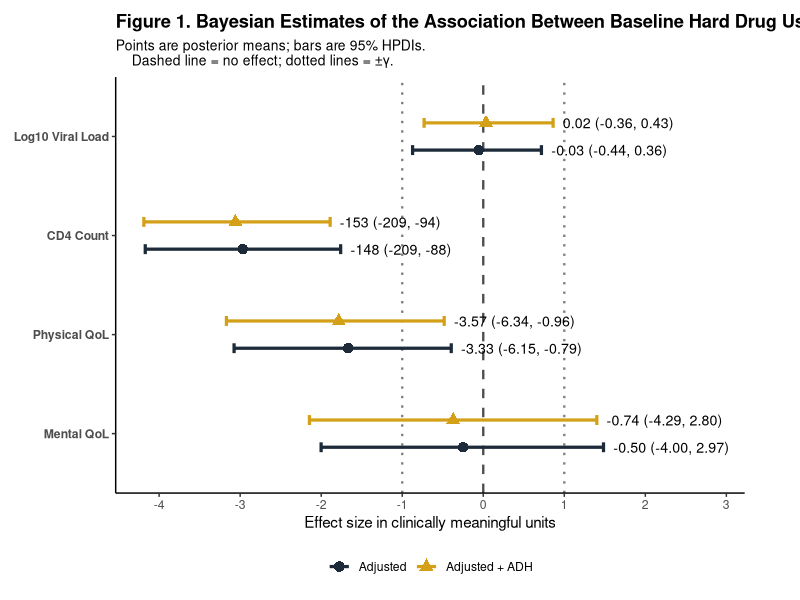

Source code (R):
## ---- chunk 1
knitr::opts_chunk$set(echo = TRUE)
## ---- chunk 2
library(tidyverse)

# -----------------------------
# Data
# -----------------------------
df_forest <- tribble(
  ~Outcome, ~Model, ~beta_mean, ~hdi_low, ~hdi_high, ~gamma,
  "Log10 Viral Load", "Adjusted",        -0.028,   -0.436,   0.359, 0.5,
  "Log10 Viral Load", "Adjusted + ADH",   0.017,   -0.365,   0.431, 0.5,
  "CD4 Count",        "Adjusted",      -148.399, -208.554, -87.992, 50,
  "CD4 Count",        "Adjusted + ADH", -152.973, -209.429, -94.478, 50,
  "Physical QoL",     "Adjusted",        -3.332,   -6.150,  -0.790, 2,
  "Physical QoL",     "Adjusted + ADH",  -3.567,   -6.339,  -0.964, 2,
  "Mental QoL",       "Adjusted",        -0.497,   -4.002,   2.968, 2,
  "Mental QoL",       "Adjusted + ADH",  -0.742,   -4.290,   2.803, 2
) %>%
  mutate(
    Outcome = factor(Outcome,
                     levels = c("Log10 Viral Load", "CD4 Count", "Physical QoL", "Mental QoL")),
    Model = factor(Model, levels = c("Adjusted", "Adjusted + ADH"))
  )

# -----------------------------
# Colors
# -----------------------------
navy <- "#1C2A39"
gold <- "#D4A017"

# -----------------------------
# Transform to clinically meaningful units (β/γ)
# -----------------------------
df_plot <- df_forest %>%
  mutate(
    beta_std = beta_mean / gamma,
    low_std  = hdi_low   / gamma,
    high_std = hdi_high  / gamma,
    label = case_when(
      Outcome == "CD4 Count" ~ sprintf("%.0f (%.0f, %.0f)", beta_mean, hdi_low, hdi_high),
      TRUE ~ sprintf("%.2f (%.2f, %.2f)", beta_mean, hdi_low, hdi_high)
    ),
    Outcome = fct_rev(Outcome)
  )

# -----------------------------
# Plot
# -----------------------------
p_std <- ggplot(df_plot, aes(x = beta_std, y = Outcome, color = Model, shape = Model)) +
  # Reference lines
  geom_vline(xintercept = 0, linetype = "dashed", linewidth = 0.8, color = "grey30") +
  geom_vline(xintercept = c(-1, 1), linetype = "dotted", linewidth = 0.8, color = "grey50") +

  # Intervals + points
  geom_errorbarh(
    aes(xmin = low_std, xmax = high_std),
    position = position_dodge(width = 0.55),
    height = 0.20,
    linewidth = 1.1
  ) +
  geom_point(position = position_dodge(width = 0.55), size = 3.2) +

  # Labels (in original units)
   geom_text(
  aes(
    label = label,
    x = pmax(high_std, beta_std) + 0.12
  ),
  position = position_dodge(width = 0.55),
  hjust = 0,
  size = 3.6,
  color = "black",
  show.legend = FALSE
)+

  # Styling
  scale_color_manual(values = c("Adjusted" = navy, "Adjusted + ADH" = gold)) +
  scale_shape_manual(values = c("Adjusted" = 16, "Adjusted + ADH" = 17)) +

  scale_x_continuous(
    name = "Effect size in clinically meaningful units",
    breaks = seq(-4, 4, by = 1),
    expand = expansion(mult = c(0.06, 0.28))
  ) +

  labs(
    title = "Figure 1. Bayesian Estimates of the Association Between Baseline Hard Drug Use and Year 2 Clinical Outcomes",
    subtitle = "Points are posterior means; bars are 95% HPDIs. 
    Dashed line = no effect; dotted lines = ±γ.",
    y = NULL
  ) +

  theme_classic(base_size = 11) +
  theme(
    plot.title = element_text(face = "bold"),
    legend.position = "bottom",
    legend.title = element_blank(),
    axis.text.y = element_text(face = "bold"),
    plot.subtitle = element_text(size = 10),
    plot.margin = margin(10, 40, 10, 10)
  ) +
  coord_cartesian(clip = "off")

p_std

